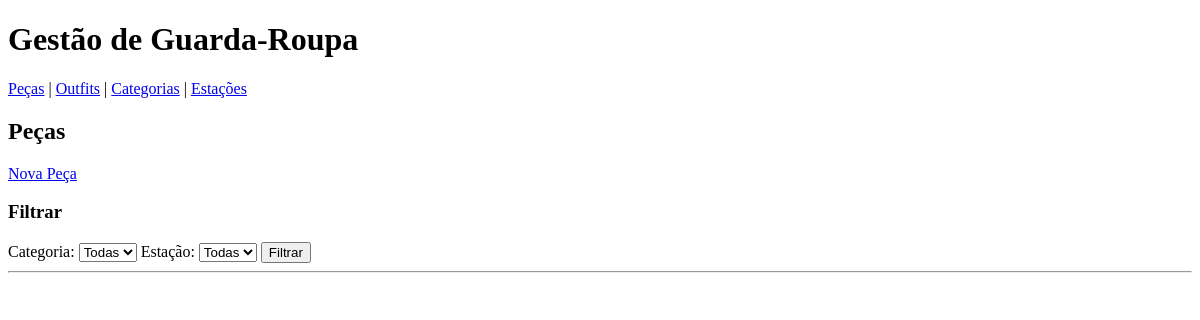
The app's page / (signed in), older data.
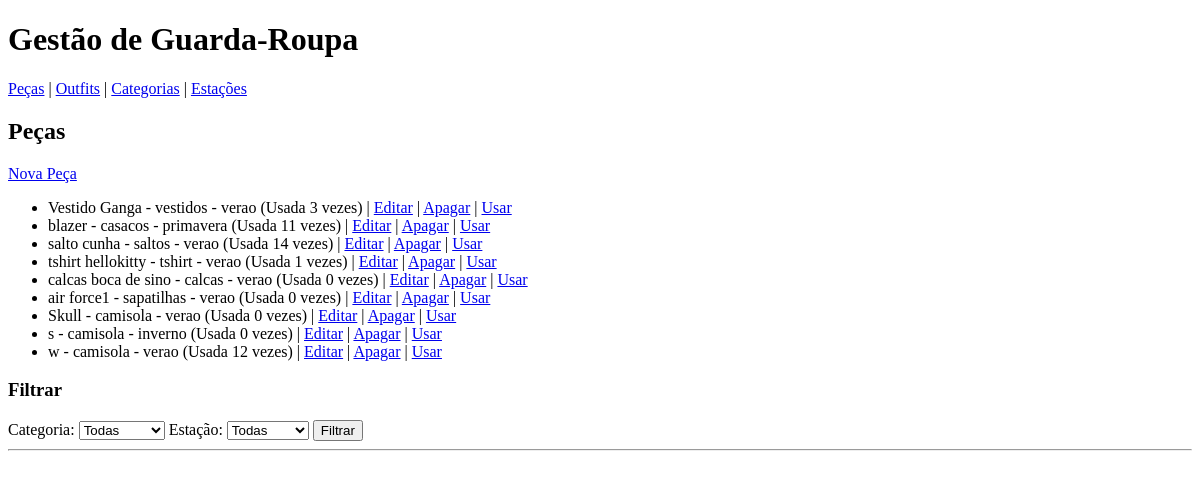
The same page, newer data.
### barbies_closet/models.py (models this page shows, shortened)
class Peca(models.Model):
    utilizador = models.ForeignKey(User, on_delete=models.CASCADE)
    nome = models.CharField(max_length=100)
    cor = models.CharField(max_length=50)
    marca = models.CharField(max_length=100)
    tamanho = models.CharField(max_length=10)
    data_aquisicao = models.DateField()
    frequencia_uso = models.IntegerField(default=0)
    categoria = models.ForeignKey(Categoria, on_delete=models.SET_NULL, null=True)
    estacao = models.ForeignKey(Estacao, on_delete=models.SET_NULL, null=True)

class Categoria(models.Model):
    nome = models.CharField(max_length=100)
    def __str__(self):
        return self.nome

class Estacao(models.Model):
    nome = models.CharField(max_length=50)
    def __str__(self):
        return self.nome

### barbies_closet/views.py (the view)
# urls.py: path('', views.lista_pecas),
@login_required
def lista_pecas(request):
    pecas = Peca.objects.filter(utilizador=request.user)
    categoria_id = request.GET.get('categoria')
    estacao_id = request.GET.get('estacao')
    if categoria_id:
        pecas = pecas.filter(categoria_id=categoria_id)
    if estacao_id:
        pecas = pecas.filter(estacao_id=estacao_id)
    categorias = Categoria.objects.all()
    estacoes = Estacao.objects.all()
    return render(request, 'pecas/pecas_lista.html', {
        'pecas': pecas,
        'categorias': categorias,
        'estacoes': estacoes
    })

### barbies_closet/templates/pecas/pecas_lista.html (shortened to what this page needs)
{% extends 'base.html' %}
{% block content %}
<h2>Peças</h2>
<a href="{% url 'criar_peca' %}">Nova Peça</a>
<ul>
    {% for p in pecas %}
        <li>
            {{ p.nome }} - {{ p.categoria }} - {{ p.estacao }}
            (Usada {{ p.frequencia_uso }} vezes)
            | <a href="/pecas/editar/{{ p.id }}/">Editar</a>
            | <a href="/pecas/apagar/{{ p.id }}/">Apagar</a>
            | <a href="/pecas/usar/{{ p.id }}/">Usar</a>
        </li>
    {% endfor %}
</ul>
<h3>Filtrar</h3>
<form method="GET">
    Categoria:
    <select name="categoria">
        <option value="">Todas</option>
    </select>
    Estação:
    <select name="estacao">
        <option value="">Todas</option>
    </select>
    <button type="submit">Filtrar</button>
</form>
<hr>
{% endblock %}

### barbies_closet/templates/base.html (shortened to what this page needs)
<!DOCTYPE html>
<html>
<head>
</head>
<body>
    <h1>Gestão de Guarda-Roupa</h1>
    <nav>
        <a href="{% url 'lista_pecas' %}">Peças</a> |
        <a href="{% url 'lista_outfits' %}">Outfits</a> |
        <a href="{% url 'lista_categorias' %}">Categorias</a> |
        <a href="{% url 'lista_estacoes' %}">Estações</a>
    </nav>
    {% block content %}{% endblock %}
</body>
</html>

Row changes from the older to the newer data that the page shows:
added Peca: nome "Vestido Ganga", categoria "vestidos", estacao "verao", frequencia_uso "3"
added Peca: nome "blazer", categoria "casacos", estacao "primavera", frequencia_uso "11"
added Peca: nome "salto cunha", categoria "saltos", estacao "verao", frequencia_uso "14"
added Peca: nome "tshirt hellokitty", categoria "tshirt", estacao "verao", frequencia_uso "1"
added Peca: nome "calcas boca de sino", categoria "calcas", estacao "verao", frequencia_uso "0"
added Peca: nome "air force1", categoria "sapatilhas", estacao "verao", frequencia_uso "0"
added Peca: nome "Skull", categoria "camisola", estacao "verao", frequencia_uso "0"
added Peca: nome "s", categoria "camisola", estacao "inverno", frequencia_uso "0"
added Peca: nome "w", categoria "camisola", estacao "verao", frequencia_uso "12"
